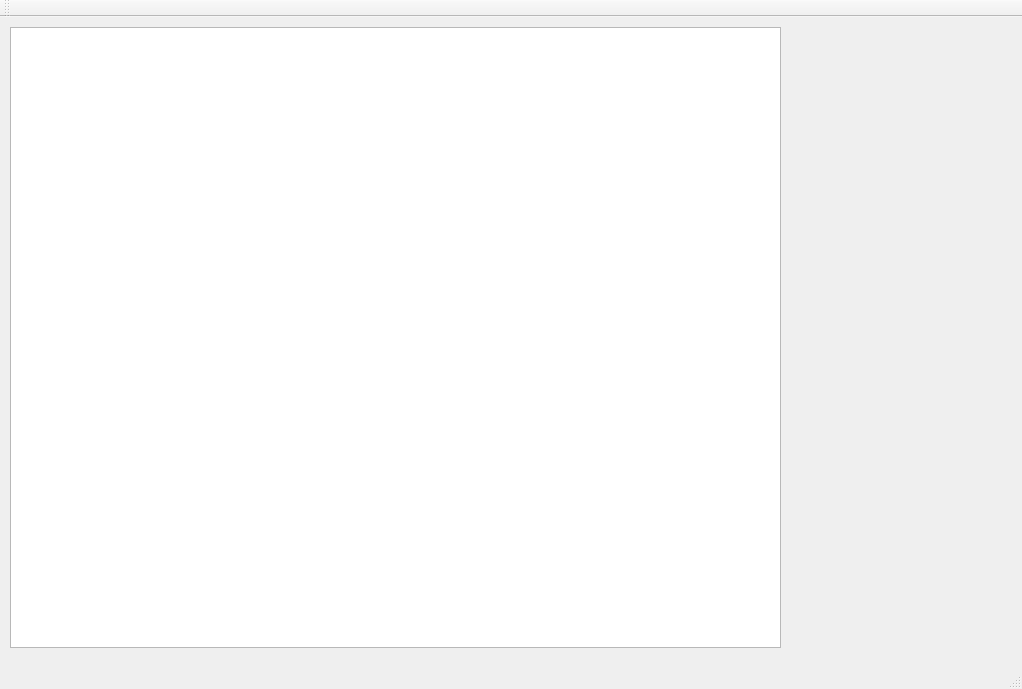
<?xml version="1.0" encoding="UTF-8"?>
<ui version="4.0">
 <class>MainWindow</class>
 <widget class="QMainWindow" name="MainWindow">
  <property name="geometry">
   <rect>
    <x>0</x>
    <y>0</y>
    <width>1022</width>
    <height>689</height>
   </rect>
  </property>
  <property name="windowTitle">
   <string>MainWindow</string>
  </property>
  <widget class="QWidget" name="centralWidget">
   <widget class="QTableWidget" name="tableWidget">
    <property name="geometry">
     <rect>
      <x>10</x>
      <y>10</y>
      <width>771</width>
      <height>621</height>
     </rect>
    </property>
   </widget>
  </widget>
  <widget class="QToolBar" name="mainToolBar">
   <attribute name="toolBarArea">
    <enum>TopToolBarArea</enum>
   </attribute>
   <attribute name="toolBarBreak">
    <bool>false</bool>
   </attribute>
  </widget>
  <widget class="QStatusBar" name="statusBar"/>
 </widget>
 <layoutdefault spacing="6" margin="11"/>
 <resources/>
 <connections/>
</ui>
